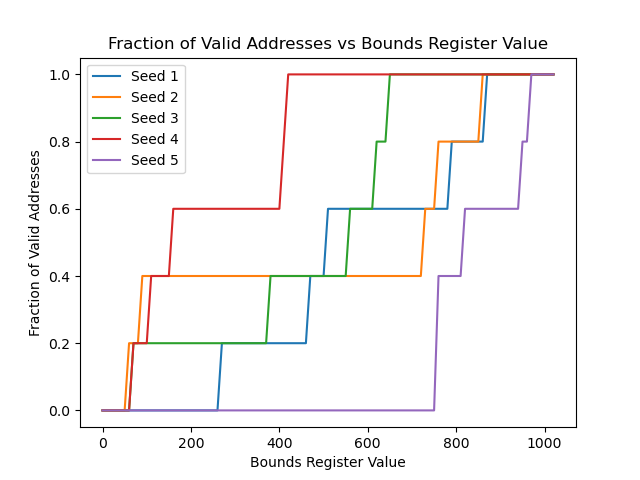

This chart was generated by the following Python code:
'''
Author: misaki [email redacted]
Date: 2023-12-06 16:57:07
LastEditors: misaki [email redacted]
LastEditTime: 2023-12-06 18:28:45
'''
import subprocess
import matplotlib.pyplot as plt

def run_script(limit, seed):
    # 调用原始脚本并捕获输出
    command = f'python relocation.py -s {seed} -l {limit} -c'
    result = subprocess.run(command, shell=True, capture_output=True, text=True)
    output = result.stdout

    # 统计有效和无效的地址
    valid_count = output.count('VALID')
    invalid_count = output.count('SEGMENTATION VIOLATION')

    if valid_count + invalid_count == 0:
        return 0
    return valid_count / (valid_count + invalid_count)

# 设置界限寄存器的不同值
limits = range(0, 1024, 10)  # 假设地址空间的最大大小为1024
seeds = [1, 2, 3, 4, 5]      # 不同的随机种子

# 为每个种子和界限寄存器值运行脚本
valid_ratios = {seed: [run_script(limit, seed) for limit in limits] for seed in seeds}

# 绘制图表
for seed, ratios in valid_ratios.items():
    plt.plot(limits, ratios, label=f'Seed {seed}')

plt.xlabel('Bounds Register Value')
plt.ylabel('Fraction of Valid Addresses')
plt.title('Fraction of Valid Addresses vs Bounds Register Value')
plt.legend()
plt.show()

plt.savefig('hw5.png')
    